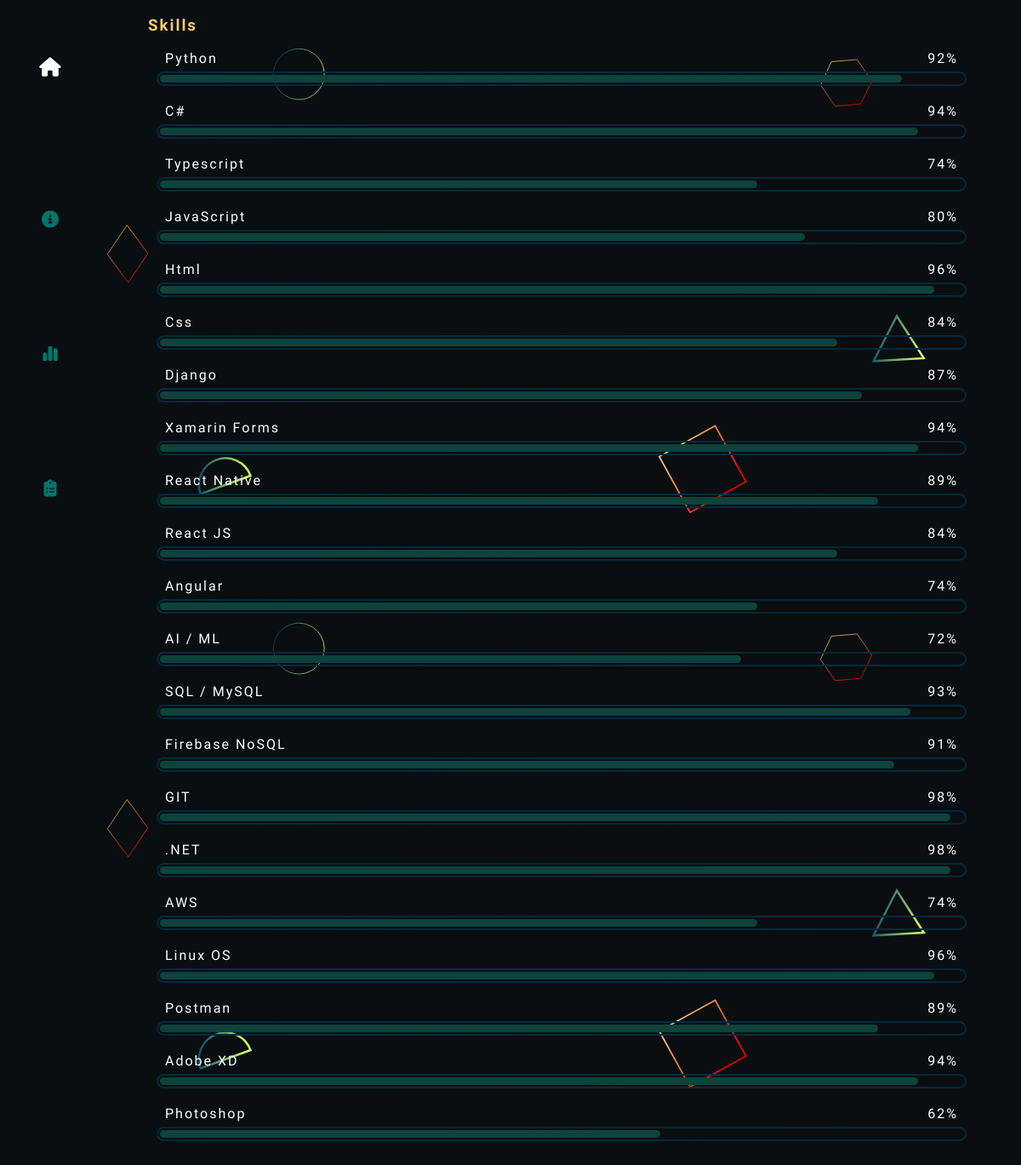
Screenshot of /skills/ with the database file from the repository.
### dashboard/models.py (models this page shows)
class Skill(models.Model):
    skill = models.TextField(max_length=50)
    rate = models.IntegerField()
    def __str__(self):
        return self.skill

### dashboard/views.py (the view)
# urls.py: path('skills/', views.skills, name='skills'),
def skills(response):
    skills = Skill.objects.all()
    tags = Tag.objects.all()
    context = {'skills': skills}
    return render(response, "dashboard/skills.html", context)

### dashboard/templates/dashboard/skills.html (shortened to what this page needs)
{% extends 'base.html' %} {% block body %}
<div class="dash-Content skills">
  <h3>Skills</h3>
  <div>
    <div class="skills-container">
      {% for skill in skills %}
      <div class="skill">
        <div class="info">
          <span>{{skill.skill}}</span>
          <span>{{skill.rate}}%</span>
        </div>
        <div class="bar">
          <div class="barfill" style="width: {{skill.rate}}%;"></div>
        </div>
      </div>
      {% endfor %}
      <br/>
    </div>
  </div>
  {% endblock body %}

### dashboard/templates/base.html (shortened to what this page needs)
{% load static %}
<!DOCTYPE html>
<html lang="en">
  <head>
    <link rel="stylesheet" href="{% static 'style.css' %}" />
    <link
      href="{% static 'fontawesomefree/css/all.min.css' %}"
      rel="stylesheet"
      type="text/css"
    />
  </head>
  <body class="root">
    <div class="side-nav">
      <a href="{% url 'profile:profile' %}">
        <div class="grp home">
          <i class="fa-solid fa-home fa-lg"></i>
        </div>
      </a>
      <a href="{% url 'profile:biography' %}">
        <div class="grp">
          <i class="fa-solid fa-circle-info fa-lg"></i>
        </div>
      </a>
      <a href="{% url 'profile:skills' %}">
        <div class="grp">
          <i class="fa-solid fa-chart-simple fa-lg"></i>
        </div>
      </a>
      <a href="{% url 'profile:projects' %}">
        <div class="grp">
          <i class="fa-solid fa-clipboard-list fa-lg"></i>
        </div>
      </a>
    </div>
    <div class="main">{% block body %} {% endblock body %}</div>
  </body>
</html>

### static/style.css (style rules this page uses)
body { margin: 0; padding: 0; font-family: 'Raleway', sans-serif; letter-spacing: 2px; color: white; background: #0b0e10; background-attachment: fixed; background-size: auto; }
.side-nav { height: 100%; width: 10%; top: 0; left: 0; position: fixed; overflow-x: hidden; z-index: 1; }
.side-nav a { font-size: 16px; text-decoration: none; text-align: center; }
.side-nav .grp { height: 10%; padding: 10px; display: flex; align-items: center; justify-content: center; }
.side-nav .home { height: 30%; margin-bottom: 20px; }
.side-nav .home i { color: white; }
.main { height: 100%; width: 90%; top: 0; left: 10%; margin: 0; margin-bottom: 100px; padding: 0; position: fixed; overflow-x: hidden; z-index: 1; display: flex; align-items: center; justify-content: center; }
.dash-Content { height: 100vh; width: 90%; }
.dash-Content h3 { color: #f2cb6c; letter-spacing: 2px; }
i { color: #007669; }
.skills-container { margin: 0 10px; }
.skill { width: 100%; color: white; justify-content: space-between; margin-top: 10px; margin-bottom: 20px; }
.skill .info { display: flex; justify-content: space-between; padding: 0 10px 6px 10px; }
.bar { position: relative; border: 2px solid #022a3f; border-radius: 20px; }
.bar .barfill { position: relative; width: 0; height: 9px; border-radius: 10px; margin: 2px; background-color: #0e423c; }
@media (min-width: 800px) { .side-nav .home { height: 10%; } }

### rows the page displays
Skill: skill "Python", rate "92"
Skill: skill "C#", rate "94"
Skill: skill "Typescript", rate "74"
Skill: skill "JavaScript", rate "80"
Skill: skill "Html", rate "96"
Skill: skill "Css", rate "84"
Skill: skill "Django", rate "87"
Skill: skill "Xamarin Forms", rate "94"
Skill: skill "React Native", rate "89"
Skill: skill "React JS", rate "84"
Skill: skill "Angular", rate "74"
Skill: skill "AI / ML", rate "72"
Skill: skill "SQL / MySQL", rate "93"
Skill: skill "Firebase NoSQL", rate "91"
Skill: skill "GIT", rate "98"
Skill: skill ".NET", rate "98"
Skill: skill "AWS", rate "74"
Skill: skill "Linux OS", rate "96"
Skill: skill "Postman", rate "89"
Skill: skill "Adobe XD", rate "94"
Skill: skill "Photoshop", rate "62"
